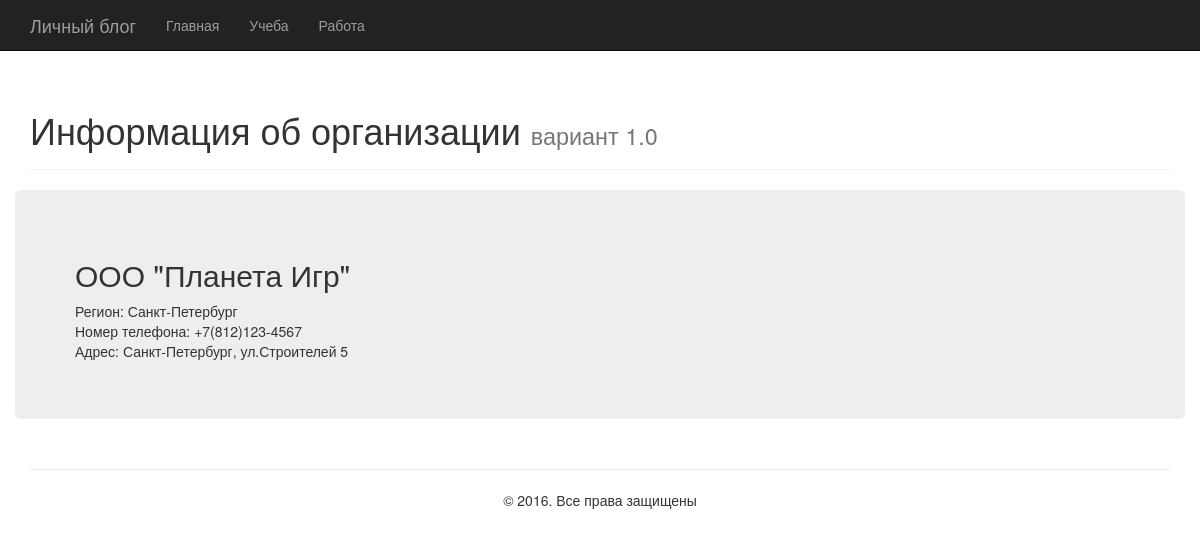
/organization/1, run on the app's committed database.
### mainapp/models.py (models this page shows, shortened)
class Organization(models.Model):
    title = models.CharField(max_length=100, unique=True, db_index=True)
    region = models.CharField(max_length=50, blank=True)
    phone = models.CharField(max_length=20)
    address = models.CharField(max_length=100)

### mainapp/views.py (the view)
# urls.py: url(r'^organization/(\d{1,2})$', showOrganization),
def showOrganization(request, organizationId):
    data = {"title": "Информация об организации", "menu": getMainMenu(request.path)}
    data.update(getAboutMeInfo())
    data.update({"organization": Organization.objects.get(pk = organizationId)})
    return render_to_response('organization.html', data)

### mainapp/models.py (called while the page is built)
def getMainMenu(url="home"):
    array = [{"text": "Главная", "urlName": "home", "active": False},
             {"text": "Учеба", "urlName": "learn", "active": False},
             {"text": "Работа", "urlName": "work", "active": False}]
    newArray = []
    for obj in array:
        if reverse(obj['urlName']) == url:
            obj['active'] = True
        newArray.append(obj)
    return newArray

def getAboutMeInfo():
    data = {}
    data['lastName'] = 'Малахов'
    data['firstName'] = 'Максим'
    data['thirdName'] = 'Анатольевич'
    data['birthday'] = date(1984, 5, 5)
    data['likeFilm'] = ['Форест Гамп']
    return data

### templates/organization.html
{% extends 'base.html' %}
{% load staticfiles %}
{% block content %}
<section class="row">
    <div class="jumbotron">
      <h2>{{ organization.title }}</h2>
      <ul class="list-unstyled">
          <li>Регион: {{ organization.region }}</li>
          <li>Номер телефона: {{ organization.phone }}</li>
          <li>Адрес: {{ organization.address }}</li>
      </ul>
    </div>
</section>
{% endblock %}

### static/css/custom.css (style rules this page uses)
body { padding-top: 70px; }

### data on the page
Organization: title "ООО \"Планета Игр\"", region "Санкт-Петербург", phone "+7(812)123-4567", address "Санкт-Петербург, ул.Строителей 5"

### other printed values
{{ link.text }} "Главная" "Учеба" "Работа"
{{ title|default:"Личный блог" }} "Информация об организации"
